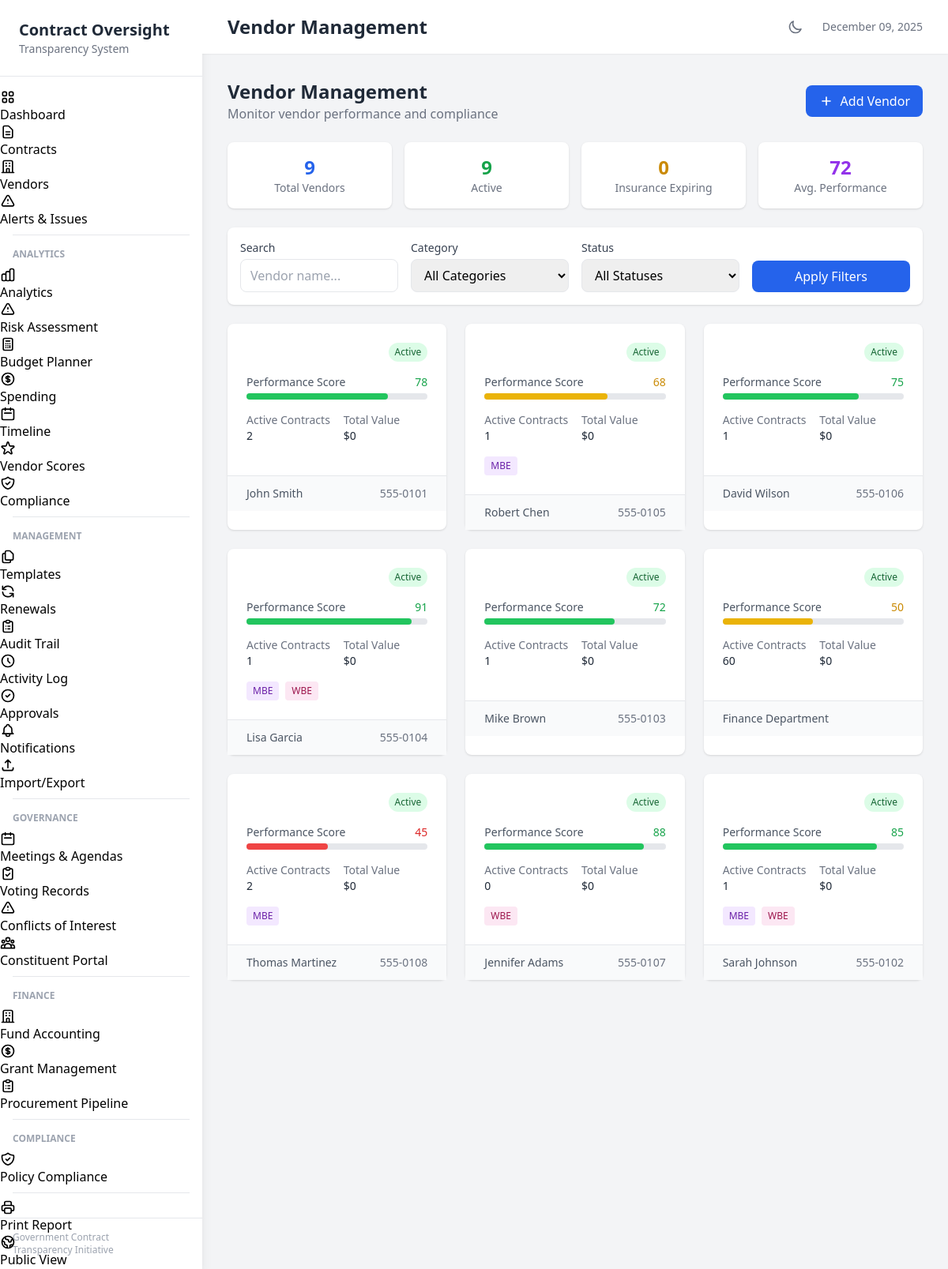
Page /vendors on the earlier database version.
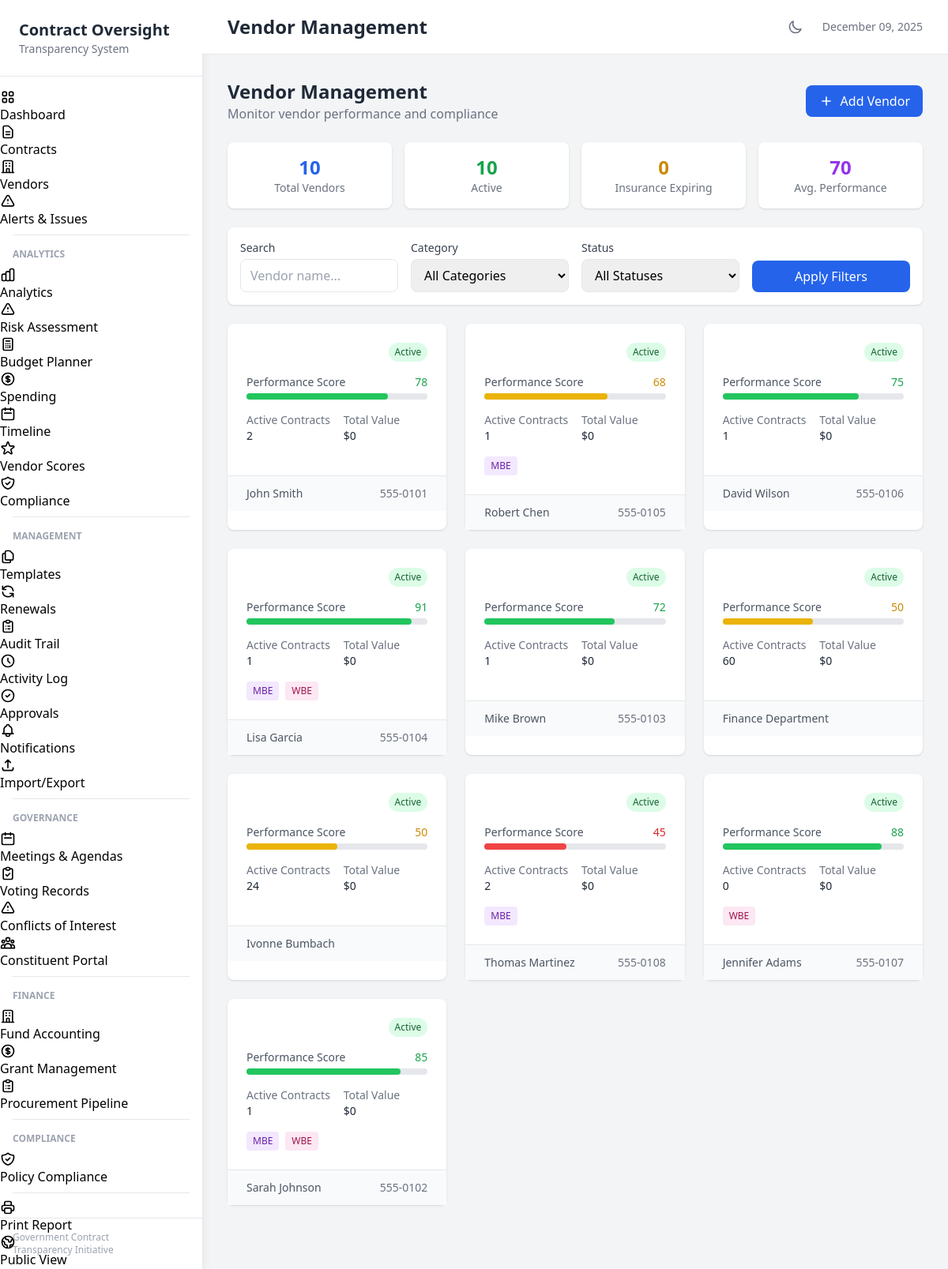
Same page on the later database version.
### tables this page shows
CREATE TABLE vendors (
                vendor_id TEXT PRIMARY KEY,
                vendor_name TEXT NOT NULL,
                vendor_type TEXT,
                contact_name TEXT,
                contact_email TEXT,
                contact_phone TEXT,
                address TEXT,
                city TEXT,
                state TEXT,
                zip_code TEXT,
                tax_id TEXT,
                certification_status TEXT,
                minority_owned INTEGER DEFAULT 0,
                woman_owned INTEGER DEFAULT 0,
                small_business INTEGER DEFAULT 0,
                local_business INTEGER DEFAULT 0,
                registration_date TEXT,
                status TEXT DEFAULT 'Active',
                performance_score REAL DEFAULT 50,
                total_contracts INTEGER DEFAULT 0,
                total_awarded REAL DEFAULT 0,
                notes TEXT,
                created_at TEXT DEFAULT CURRENT_TIMESTAMP,
                updated_at TEXT DEFAULT CURRENT_TIMESTAMP,
                is_deleted INTEGER DEFAULT 0
            );

### web/app.py (the view)
@app.route('/vendors')
def vendors_list():
    global current_vendors
    if current_vendors is None:
        load_data()
    vendors = current_vendors.to_dict('records') if current_vendors is not None else []
    performance_scores = []
    for vendor in vendors:
        contracts = db.get_vendor_contracts(vendor['vendor_id'])
        vendor['contract_count'] = len(contracts)
        vendor['total_value'] = sum(c.get('current_amount', 0) or 0 for c in contracts)
        metrics = vendor_scorer.get_vendor_metrics(vendor, contracts)
        vendor.update(metrics)
        if 'performance_score' in vendor:
            performance_scores.append(vendor['performance_score'])
    active_count = sum(1 for v in vendors if v.get('status') == 'Active')
    from datetime import datetime, timedelta
    today = datetime.now().date()
    expiring_threshold = today + timedelta(days=30)
    expiring_insurance = 0
    for v in vendors:
        if v.get('insurance_expiry'):
            try:
                exp_date = datetime.strptime(str(v['insurance_expiry']), '%Y-%m-%d').date()
                if today <= exp_date <= expiring_threshold:
                    expiring_insurance += 1
            except:
                pass
    avg_score = sum(performance_scores) / len(performance_scores) if performance_scores else 0
    categories = list(set(v.get('category', '') for v in vendors if v.get('category')))
    return render_template('vendors.html',
                          vendors=vendors,
                          active_count=active_count,
                          expiring_insurance=expiring_insurance,
                          avg_score=avg_score,
                          categories=categories,
                          title='Vendor Management')

### web/templates/vendors.html (shortened to what this page needs)
{% extends "base.html" %}
{% block content %}
<div class="flex flex-col md:flex-row md:items-center md:justify-between mb-6">
    <div>
        <h1 class="text-2xl font-bold text-gray-800 dark:text-white">Vendor Management</h1>
        <p class="text-gray-500 dark:text-gray-400">Monitor vendor performance and compliance</p>
    </div>
    <div class="mt-4 md:mt-0">
        <button onclick="openAddVendorModal()" class="px-4 py-2 bg-blue-600 text-white rounded-lg hover:bg-blue-700 flex items-center">
            <svg class="w-5 h-5 mr-2" fill="none" stroke="currentColor" viewBox="0 0 24 24">
                <path stroke-linecap="round" stroke-linejoin="round" stroke-width="2" d="M12 6v6m0 0v6m0-6h6m-6 0H6"></path>
            </svg>
            Add Vendor
        </button>
    </div>
</div>
<div class="grid grid-cols-2 md:grid-cols-4 gap-4 mb-6">
    <div class="bg-white dark:bg-gray-800 rounded-lg shadow p-4 text-center">
        <p class="text-2xl font-bold text-blue-600">{{ vendors|length }}</p>
        <p class="text-sm text-gray-500 dark:text-gray-400">Total Vendors</p>
    </div>
    <div class="bg-white dark:bg-gray-800 rounded-lg shadow p-4 text-center">
        <p class="text-2xl font-bold text-green-600">{{ active_count }}</p>
        <p class="text-sm text-gray-500 dark:text-gray-400">Active</p>
    </div>
    <div class="bg-white dark:bg-gray-800 rounded-lg shadow p-4 text-center">
        <p class="text-2xl font-bold text-yellow-600">{{ expiring_insurance }}</p>
        <p class="text-sm text-gray-500 dark:text-gray-400">Insurance Expiring</p>
    </div>
    <div class="bg-white dark:bg-gray-800 rounded-lg shadow p-4 text-center">
        <p class="text-2xl font-bold text-purple-600">{{ avg_score|int }}</p>
        <p class="text-sm text-gray-500 dark:text-gray-400">Avg. Performance</p>
    </div>
</div>
<div class="bg-white dark:bg-gray-800 rounded-lg shadow mb-6 p-4">
    <form method="GET" class="grid grid-cols-1 md:grid-cols-4 gap-4">
        <div>
            <label class="block text-sm font-medium text-gray-700 dark:text-gray-300 mb-1">Search</label>
            <input type="text" name="search" value="{{ request.args.get('search', '') }}"
                   placeholder="Vendor name..."
                   class="w-full px-3 py-2 border rounded-lg dark:bg-gray-700 dark:border-gray-600 dark:text-white">
        </div>
        <div>
            <label class="block text-sm font-medium text-gray-700 dark:text-gray-300 mb-1">Category</label>
            <select name="category" class="w-full px-3 py-2 border rounded-lg dark:bg-gray-700 dark:border-gray-600 dark:text-white">
                <option value="">All Categories</option>
            </select>
        </div>
        <div>
            <label class="block text-sm font-medium text-gray-700 dark:text-gray-300 mb-1">Status</label>
            <select name="status" class="w-full px-3 py-2 border rounded-lg dark:bg-gray-700 dark:border-gray-600 dark:text-white">
                <option value="">All Statuses</option>
            </select>
        </div>
        <div class="flex items-end">
            <button type="submit" class="w-full px-4 py-2 bg-blue-600 text-white rounded-lg hover:bg-blue-700">
                Apply Filters
            </button>
        </div>
    </form>
</div>
<div class="grid grid-cols-1 md:grid-cols-2 lg:grid-cols-3 gap-6">
    {% for vendor in vendors %}
    <div class="bg-white dark:bg-gray-800 rounded-lg shadow hover:shadow-lg transition-shadow cursor-pointer"
         onclick="window.location='{{ url_for('vendor_detail', vendor_id=vendor.vendor_id) }}'">
        <div class="p-6">
            <div class="flex items-start justify-between mb-4">
                <span class="px-2 py-1 text-xs font-medium rounded-full
                    {% if vendor.status == 'Active' %}bg-green-100 text-green-800 dark:bg-green-900 dark:text-green-200
                    {% elif vendor.status == 'Inactive' %}bg-gray-100 text-gray-800 dark:bg-gray-700 dark:text-gray-200
                    {% else %}bg-red-100 text-red-800 dark:bg-red-900 dark:text-red-200{% endif %}">
                    {{ vendor.status }}
                </span>
            </div>
            <div class="mb-4">
                <div class="flex items-center justify-between mb-1">
                    <span class="text-sm text-gray-600 dark:text-gray-400">Performance Score</span>
                    <span class="text-sm font-medium
                        {% if vendor.performance_score and vendor.performance_score < 50 %}text-red-600
                        {% elif vendor.performance_score and vendor.performance_score < 70 %}text-yellow-600
                        {% else %}text-green-600{% endif %}">
                        {{ vendor.performance_score|int if vendor.performance_score else '-' }}
                    </span>
                </div>
                <div class="w-full bg-gray-200 dark:bg-gray-700 rounded-full h-2">
                    <div class="h-2 rounded-full
                        {% if vendor.performance_score and vendor.performance_score < 50 %}bg-red-500
                        {% elif vendor.performance_score and vendor.performance_score < 70 %}bg-yellow-500
                        {% else %}bg-green-500{% endif %}"
                        style="width: {{ vendor.performance_score or 0 }}%"></div>
                </div>
            </div>
            <div class="grid grid-cols-2 gap-4 mb-4 text-sm">
                <div>
                    <p class="text-gray-500 dark:text-gray-400">Active Contracts</p>
                    <p class="font-medium text-gray-800 dark:text-white">{{ vendor.active_contracts or 0 }}</p>
                </div>
                <div>
                    <p class="text-gray-500 dark:text-gray-400">Total Value</p>
                    <p class="font-medium text-gray-800 dark:text-white">${{ '{:,.0f}'.format(vendor.total_contract_value or 0) }}</p>
                </div>
            </div>
            <div class="flex items-center space-x-2 text-xs">
                {% if vendor.minority_owned %}
                <span class="px-2 py-1 bg-purple-100 text-purple-800 rounded">MBE</span>
                {% endif %}
                {% if vendor.woman_owned %}
                <span class="px-2 py-1 bg-pink-100 text-pink-800 rounded">WBE</span>
                {% endif %}
            </div>
        </div>
        <div class="px-6 py-3 bg-gray-50 dark:bg-gray-700 border-t dark:border-gray-600 text-sm">
            <div class="flex items-center justify-between">
                <span class="text-gray-600 dark:text-gray-400">{{ vendor.contact_name or 'No contact' }}</span>
                <span class="text-gray-500 dark:text-gray-400">{{ vendor.contact_phone or '' }}</span>
            </div>
        </div>
    </div>
    {% else %}
    <div class="col-span-full text-center py-12">
        <p class="text-gray-500 dark:text-gray-400">No vendors found matching your criteria</p>
    </div>
    {% endfor %}
</div>
{% endblock %}

Differences in the rows shown:
added vendors: status "Active", performance_score "50", active_contracts "24", total_contract_value "0", contact_name "Ivonne Bumbach"
Other differences:
{{ vendors|length }}: "9" → "10"
{{ active_count }}: "9" → "10"
{{ avg_score|int }}: "72" → "70"
